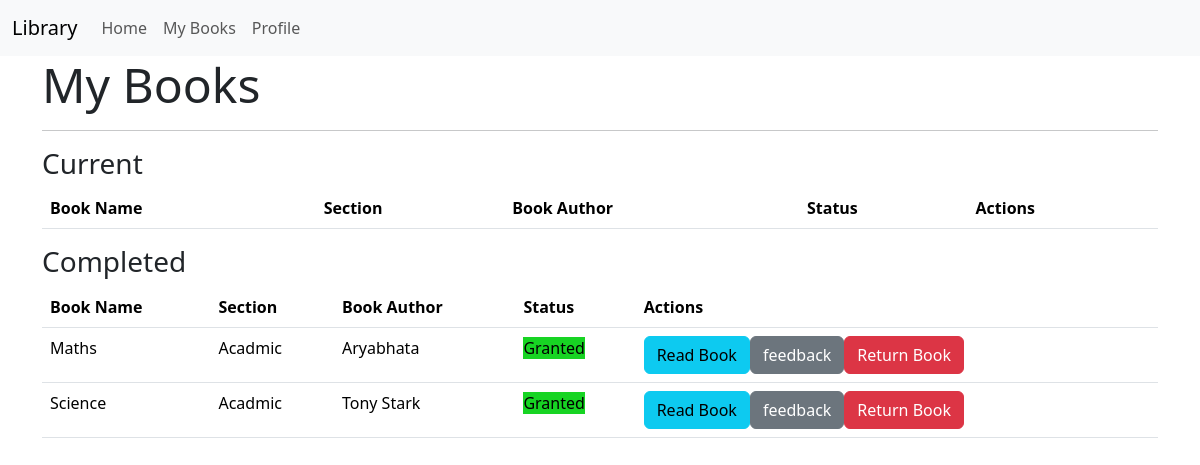
Before: /mybook (signed in) with the older database file.
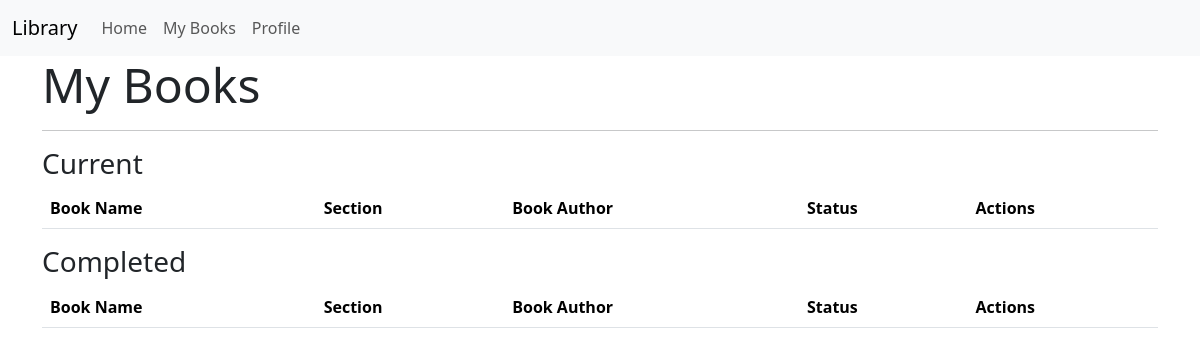
After: the same page with the newer database file.
### models.py (models this page shows)
class BookRequest(db.Model):
    id = db.Column(db.Integer, primary_key=True)
    user_id = db.Column(db.Integer, db.ForeignKey('user.id'), nullable=False)
    book_id = db.Column(db.Integer, db.ForeignKey('book.id'), nullable=False)
    request_date = db.Column(db.DateTime,default=datetime.utcnow)
    requested_day=db.Column(db.Integer)
    status=db.Column(db.String(30),default='Pending')
    issued_date = db.Column(db.DateTime)
    access_expiry = db.Column(db.DateTime)
    user = db.relationship('User', backref='bookrequest', lazy=True)

class Book(db.Model):
    id = db.Column(db.Integer, primary_key=True)
    name = db.Column(db.String(64), nullable=False)
    content = db.Column(db.Text)
    authors = db.Column(db.String(255))
    book_upload_date = db.Column(db.Date,default=datetime.utcnow)
    book_rating = db.Column(db.Float)
    section_id = db.Column(db.Integer, db.ForeignKey('section.id'), nullable=False)
    bookrequest = db.relationship('BookRequest', backref='book', lazy=True, cascade='all, delete-orphan')
    feedback_records = db.relationship('Feedback', backref='', lazy=True, cascade='all, delete-orphan')

class Section(db.Model):
    id = db.Column(db.Integer, primary_key=True)
    name = db.Column(db.String(32), unique=True)
    date_created = db.Column(db.Date,default=datetime.utcnow)
    description = db.Column(db.Text)#
    books = db.relationship('Book', backref='section', lazy=True,cascade='all, delete-orphan')

### routes.py (the view)
@app.route('/mybook')
@auth_required
def mybook():
    user = User.query.get(session['user_id'])
    mybooks = BookRequest.query.filter_by(user_id=session['user_id']).all()
    return render_template('mybook.html', mybooks=mybooks,user=user)

### routes.py (called while the page is built)
def auth_required(func):
    @wraps(func)
    def inner(*args, **kwargs):
        if 'user_id' in session:
            return func(*args, **kwargs)
        else:
            flash('Please login to continue')
            return redirect(url_for('login'))
    return inner

### templates/mybook.html (shortened to what this page needs)
{% extends 'layout.html' %}
{% block content %}
<h1 class="display-5">My Books</h1>
<hr>
<h3>Current</h3>
<table class="table">
    <thead>
        <tr>
            <th>Book Name</th>
            <th>Section</th>
            <th>Book Author</th>
            <th>Status</th>
            <th>Actions</th>
        </tr>
    </thead>
</table>
<h3>Completed</h3>
<table class="table">
    <thead>
        <tr>
            <th>Book Name</th>
            <th>Section</th>
            <th>Book Author</th>
            <th>Status</th>
            <th>Actions</th>
        </tr>
    </thead>
    <tbody>
        {% for mybook in mybooks %}
        {%if mybook.status == 'Granted'%}
        <tr>
            <td>{{mybook.book.name}}</td>
            <td>{{mybook.book.section.name}}</td>
            <td>{{mybook.book.authors}}</td>
            <td>
                <span style="background-color: rgb(23, 212, 35);">{{mybook.status}}</span>
            <td>
            <div class="btn-group">
                <form action="{{ url_for('mybook_read', book_request_id=mybook.id) }}" method="post">
                    <button type="submit" class="btn btn-info">Read Book</button>
                </form>
                <form action="{{url_for('myfeedback', book_id = mybook.id)}}">
                    <button type="submit" class="btn btn-secondary"> feedback </button>
                </form>
                <form action="{{ url_for('mybook_return',book_id = mybook.id)}}" method="post">
                    <button type="submit" class="btn btn-danger">Return Book</button>
                </form>
            </div>
            {% endif %}
            </td>
        </tr>
        {% endfor %}
</table>
{% endblock %}

Changed rows visible on the page:
removed BookRequest: book.name "Maths", book.section.name "Acadmic", book.authors "Aryabhata", status "Granted"
removed BookRequest: book.name "Science", book.section.name "Acadmic", book.authors "Tony Stark", status "Granted"
